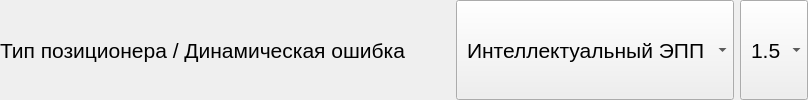
        <widget class="QWidget" name="widget_dinamicError_positionerType" native="true">
         <property name="sizePolicy">
          <sizepolicy hsizetype="Preferred" vsizetype="Preferred">
           <horstretch>0</horstretch>
           <verstretch>0</verstretch>
          </sizepolicy>
         </property>
         <property name="font">
          <font>
           <family>Segoe UI</family>
           <pointsize>16</pointsize>
          </font>
         </property>
         <layout class="QHBoxLayout" name="horizontalLayout_dinamicError_positionerType">
          <property name="spacing">
           <number>6</number>
          </property>
          <property name="leftMargin">
           <number>0</number>
          </property>
          <property name="topMargin">
           <number>0</number>
          </property>
          <property name="rightMargin">
           <number>0</number>
          </property>
          <property name="bottomMargin">
           <number>0</number>
          </property>
          <item>
           <widget class="QLabel" name="label_dinamicError_positionerType">
            <property name="sizePolicy">
             <sizepolicy hsizetype="Preferred" vsizetype="Preferred">
              <horstretch>0</horstretch>
              <verstretch>0</verstretch>
             </sizepolicy>
            </property>
            <property name="minimumSize">
             <size>
              <width>450</width>
              <height>0</height>
             </size>
            </property>
            <property name="maximumSize">
             <size>
              <width>400</width>
              <height>16777215</height>
             </size>
            </property>
            <property name="font">
             <font>
              <family>Segoe UI</family>
              <pointsize>16</pointsize>
             </font>
            </property>
            <property name="text">
             <string>Тип позиционера / Динамическая ошибка</string>
            </property>
           </widget>
          </item>
          <item>
           <widget class="QComboBox" name="comboBox_positionerType">
            <property name="sizePolicy">
             <sizepolicy hsizetype="Preferred" vsizetype="Preferred">
              <horstretch>0</horstretch>
              <verstretch>0</verstretch>
             </sizepolicy>
            </property>
            <property name="font">
             <font>
              <family>Segoe UI</family>
              <pointsize>16</pointsize>
             </font>
            </property>
            <property name="styleSheet">
             <string notr="true">padding: 5px 10px;</string>
            </property>
            <item>
             <property name="text">
              <string>Интеллектуальный ЭПП</string>
             </property>
            </item>
            <item>
             <property name="text">
              <string>ЭПП</string>
             </property>
            </item>
            <item>
             <property name="text">
              <string>ПП</string>
             </property>
            </item>
            <item>
             <property name="text">
              <string>i/p преобразователь</string>
             </property>
            </item>
           </widget>
          </item>
          <item>
           <widget class="QComboBox" name="comboBox_dinamicError">
            <property name="sizePolicy">
             <sizepolicy hsizetype="Preferred" vsizetype="Preferred">
              <horstretch>0</horstretch>
              <verstretch>0</verstretch>
             </sizepolicy>
            </property>
            <property name="font">
             <font>
              <family>Segoe UI</family>
              <pointsize>16</pointsize>
             </font>
            </property>
            <property name="styleSheet">
             <string notr="true">padding: 5px 10px;</string>
            </property>
            <item>
             <property name="text">
              <string>1.5</string>
             </property>
            </item>
            <item>
             <property name="text">
              <string>2.5</string>
             </property>
            </item>
           </widget>
          </item>
         </layout>
        </widget>
